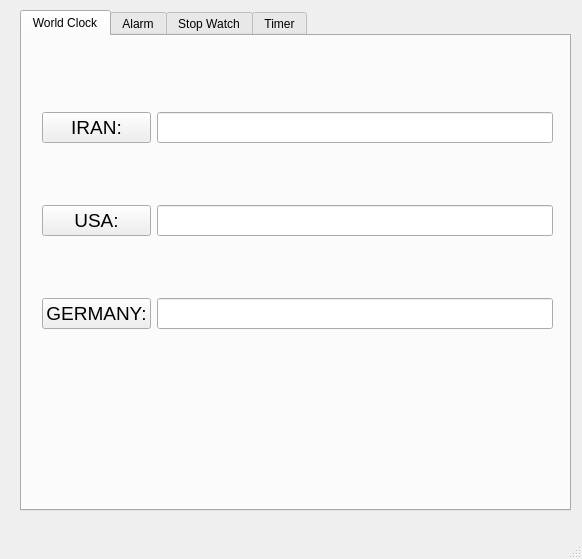
<?xml version="1.0" encoding="UTF-8"?>
<ui version="4.0">
 <class>MainWindow</class>
 <widget class="QMainWindow" name="MainWindow">
  <property name="geometry">
   <rect>
    <x>0</x>
    <y>0</y>
    <width>582</width>
    <height>559</height>
   </rect>
  </property>
  <property name="windowTitle">
   <string>MainWindow</string>
  </property>
  <widget class="QWidget" name="centralwidget">
   <widget class="QTabWidget" name="tabWidget">
    <property name="geometry">
     <rect>
      <x>20</x>
      <y>10</y>
      <width>551</width>
      <height>501</height>
     </rect>
    </property>
    <property name="currentIndex">
     <number>0</number>
    </property>
    <widget class="QWidget" name="tab">
     <attribute name="title">
      <string>World Clock</string>
     </attribute>
     <widget class="QWidget" name="gridLayoutWidget_3">
      <property name="geometry">
       <rect>
        <x>20</x>
        <y>20</y>
        <width>511</width>
        <height>331</height>
       </rect>
      </property>
      <layout class="QGridLayout" name="gridLayout_2">
       <item row="5" column="0">
        <widget class="QPushButton" name="pushButton_5">
         <property name="font">
          <font>
           <pointsize>14</pointsize>
          </font>
         </property>
         <property name="text">
          <string>GERMANY:</string>
         </property>
        </widget>
       </item>
       <item row="1" column="0">
        <widget class="QPushButton" name="pushButton_6">
         <property name="font">
          <font>
           <pointsize>14</pointsize>
          </font>
         </property>
         <property name="text">
          <string>USA:</string>
         </property>
        </widget>
       </item>
       <item row="1" column="1">
        <widget class="QLineEdit" name="usa_time">
         <property name="font">
          <font>
           <pointsize>14</pointsize>
          </font>
         </property>
        </widget>
       </item>
       <item row="5" column="1">
        <widget class="QLineEdit" name="germany_time">
         <property name="font">
          <font>
           <pointsize>14</pointsize>
          </font>
         </property>
        </widget>
       </item>
       <item row="0" column="0">
        <widget class="QPushButton" name="pushButton_4">
         <property name="font">
          <font>
           <pointsize>14</pointsize>
          </font>
         </property>
         <property name="text">
          <string>IRAN:</string>
         </property>
        </widget>
       </item>
       <item row="0" column="1">
        <widget class="QLineEdit" name="iran_time">
         <property name="font">
          <font>
           <pointsize>14</pointsize>
          </font>
         </property>
        </widget>
       </item>
      </layout>
     </widget>
    </widget>
    <widget class="QWidget" name="tab_2">
     <attribute name="title">
      <string>Alarm</string>
     </attribute>
     <layout class="QVBoxLayout" name="verticalLayout">
      <item>
       <layout class="QGridLayout" name="gl_alarms"/>
      </item>
      <item>
       <layout class="QGridLayout" name="gridLayout">
        <item row="1" column="0">
         <widget class="QPushButton" name="pushButton_2">
          <property name="font">
           <font>
            <pointsize>14</pointsize>
           </font>
          </property>
          <property name="text">
           <string>Hour:</string>
          </property>
         </widget>
        </item>
        <item row="1" column="1">
         <widget class="QSpinBox" name="hour_box">
          <property name="font">
           <font>
            <pointsize>14</pointsize>
           </font>
          </property>
         </widget>
        </item>
        <item row="0" column="1" colspan="3">
         <widget class="QLineEdit" name="tb_alarm_title">
          <property name="font">
           <font>
            <pointsize>14</pointsize>
           </font>
          </property>
         </widget>
        </item>
        <item row="0" column="0">
         <widget class="QPushButton" name="pushButton">
          <property name="font">
           <font>
            <pointsize>14</pointsize>
           </font>
          </property>
          <property name="text">
           <string>Title:</string>
          </property>
         </widget>
        </item>
        <item row="2" column="1">
         <widget class="QSpinBox" name="min_box">
          <property name="font">
           <font>
            <pointsize>14</pointsize>
           </font>
          </property>
         </widget>
        </item>
        <item row="2" column="0">
         <widget class="QPushButton" name="pushButton_3">
          <property name="font">
           <font>
            <pointsize>14</pointsize>
           </font>
          </property>
          <property name="text">
           <string>Minute:</string>
          </property>
         </widget>
        </item>
        <item row="3" column="0" colspan="4">
         <widget class="QPushButton" name="btn_add_alarm">
          <property name="font">
           <font>
            <pointsize>14</pointsize>
           </font>
          </property>
          <property name="text">
           <string>Add Alarm</string>
          </property>
         </widget>
        </item>
       </layout>
      </item>
     </layout>
    </widget>
    <widget class="QWidget" name="tab_3">
     <attribute name="title">
      <string>Stop Watch</string>
     </attribute>
     <widget class="QLabel" name="lbl_stopwatch">
      <property name="geometry">
       <rect>
        <x>108</x>
        <y>40</y>
        <width>221</width>
        <height>71</height>
       </rect>
      </property>
      <property name="font">
       <font>
        <family>Rockwell</family>
        <pointsize>18</pointsize>
       </font>
      </property>
      <property name="text">
       <string>0</string>
      </property>
      <property name="alignment">
       <set>Qt::AlignCenter</set>
      </property>
     </widget>
     <widget class="QPushButton" name="btn_start_stopwatch">
      <property name="geometry">
       <rect>
        <x>30</x>
        <y>200</y>
        <width>101</width>
        <height>41</height>
       </rect>
      </property>
      <property name="text">
       <string>START</string>
      </property>
     </widget>
     <widget class="QPushButton" name="btn_stop_stopwatch">
      <property name="geometry">
       <rect>
        <x>150</x>
        <y>200</y>
        <width>101</width>
        <height>41</height>
       </rect>
      </property>
      <property name="text">
       <string>STOP</string>
      </property>
     </widget>
     <widget class="QPushButton" name="btn_rst_stopwatch">
      <property name="geometry">
       <rect>
        <x>270</x>
        <y>200</y>
        <width>101</width>
        <height>41</height>
       </rect>
      </property>
      <property name="text">
       <string>RESET</string>
      </property>
     </widget>
    </widget>
    <widget class="QWidget" name="tab_4">
     <attribute name="title">
      <string>Timer</string>
     </attribute>
     <widget class="QPushButton" name="btn_rst_timer">
      <property name="geometry">
       <rect>
        <x>270</x>
        <y>210</y>
        <width>101</width>
        <height>41</height>
       </rect>
      </property>
      <property name="text">
       <string>RESET</string>
      </property>
     </widget>
     <widget class="QPushButton" name="btn_start_timer">
      <property name="geometry">
       <rect>
        <x>30</x>
        <y>210</y>
        <width>101</width>
        <height>41</height>
       </rect>
      </property>
      <property name="text">
       <string>START</string>
      </property>
     </widget>
     <widget class="QPushButton" name="btn_stop_timer">
      <property name="geometry">
       <rect>
        <x>150</x>
        <y>210</y>
        <width>101</width>
        <height>41</height>
       </rect>
      </property>
      <property name="text">
       <string>STOP</string>
      </property>
     </widget>
     <widget class="QLabel" name="lbl_timer">
      <property name="geometry">
       <rect>
        <x>90</x>
        <y>40</y>
        <width>221</width>
        <height>71</height>
       </rect>
      </property>
      <property name="font">
       <font>
        <family>Rockwell</family>
        <pointsize>18</pointsize>
       </font>
      </property>
      <property name="text">
       <string>0</string>
      </property>
      <property name="alignment">
       <set>Qt::AlignCenter</set>
      </property>
     </widget>
    </widget>
   </widget>
  </widget>
  <widget class="QMenuBar" name="menubar">
   <property name="geometry">
    <rect>
     <x>0</x>
     <y>0</y>
     <width>582</width>
     <height>22</height>
    </rect>
   </property>
  </widget>
  <widget class="QStatusBar" name="statusbar"/>
 </widget>
 <resources/>
 <connections/>
</ui>
